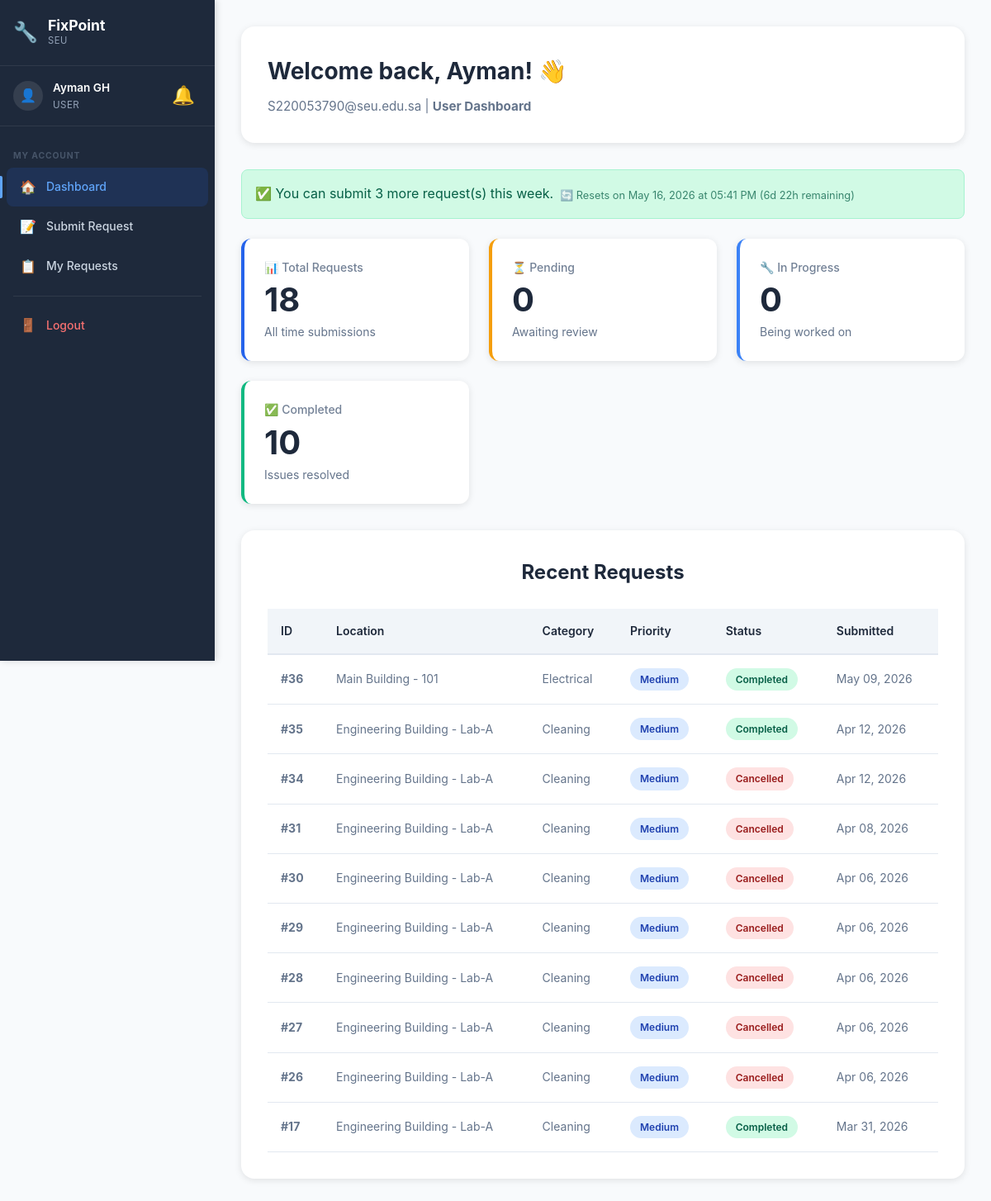
Screenshot of /user/dashboard.php (signed in) with the database file from the repository.
### tables this page shows
CREATE TABLE `maintenancerequest` (
  `RequestID` int(11) NOT NULL,
  `UserID` int(11) NOT NULL,
  `LocationID` int(11) NOT NULL,
  `CategoryID` int(11) NOT NULL,
  `PriorityID` int(11) NOT NULL,
  `StatusID` int(11) NOT NULL DEFAULT 1,
  `Title` varchar(200) NOT NULL,
  `Description` text NOT NULL,
  `SubmittedAt` timestamp NOT NULL DEFAULT current_timestamp(),
  `UpdatedAt` timestamp NOT NULL DEFAULT current_timestamp() ON UPDATE current_timestamp(),
  `CompletedAt` timestamp NULL DEFAULT NULL
);

CREATE TABLE `location` (
  `LocationID` int(11) NOT NULL,
  `BuildingName` varchar(100) NOT NULL,
  `FloorNumber` varchar(20) DEFAULT NULL,
  `RoomNumber` varchar(50) DEFAULT NULL,
  `Description` text DEFAULT NULL
);

CREATE TABLE `category` (
  `CategoryID` int(11) NOT NULL,
  `CategoryName` varchar(100) NOT NULL,
  `Description` text DEFAULT NULL
);

CREATE TABLE `priority` (
  `PriorityID` int(11) NOT NULL,
  `PriorityLevel` varchar(50) NOT NULL,
  `Description` text DEFAULT NULL
);

CREATE TABLE `status` (
  `StatusID` int(11) NOT NULL,
  `StatusName` varchar(50) NOT NULL,
  `Description` text DEFAULT NULL
);

### config/helpers.php (called while the page is built, shortened)
<?php
function checkRequestLimits($conn, $user_id) {
    $reset_check = $conn->prepare("SELECT LastResetAt, MaxRequestsPerWeek FROM user WHERE UserID = ?");
    $reset_check->bind_param("i", $user_id);
    $reset_check->execute();
    $reset_data = $reset_check->get_result()->fetch_assoc();
    if ($reset_data) {
        $last_reset = $reset_data['LastResetAt'];
        if ($last_reset) {
            $reset_time = strtotime($last_reset);
            $next_reset_time = $reset_time + (7 * 24 * 60 * 60);
        } else {
            $do_reset = $conn->prepare("UPDATE user SET LastResetAt = NOW() WHERE UserID = ?");
            $do_reset->bind_param("i", $user_id);
            $do_reset->execute();
        }
    }
    $sql = "SELECT
                u.UserID,
                u.MaxRequestsPerWeek,
                u.LastResetAt,
                COUNT(CASE
                    WHEN mr.SubmittedAt > COALESCE(u.LastResetAt, DATE_SUB(NOW(), INTERVAL 7 DAY))
                    AND mr.StatusID != 6
                    THEN 1
                END) AS RequestsThisWeek
            FROM user u
            LEFT JOIN maintenancerequest mr ON u.UserID = mr.UserID
            WHERE u.UserID = ?
            GROUP BY u.UserID";
    $stmt = $conn->prepare($sql);
    $stmt->bind_param("i", $user_id);
    $stmt->execute();
    $result = $stmt->get_result();
    $data = $result->fetch_assoc();
    $week_count = (int)$data['RequestsThisWeek'];
    $week_limit = (int)$data['MaxRequestsPerWeek'];
    $last_reset = $data['LastResetAt'];
    $can_submit = $week_count < $week_limit;
    $week_remaining = max(0, $week_limit - $week_count);
    $next_reset_ts = null;
    $next_reset = null;
    if ($last_reset) {
        $next_reset_ts = strtotime($last_reset) + (7 * 24 * 60 * 60);
        $next_reset = date('M d, Y \a\t h:i A', $next_reset_ts);
    }
    if (!$can_submit) {
        $message = "You have reached your weekly limit of {$week_limit} requests.";
    } else {
        $message = "You can submit {$week_remaining} more request(s) this week.";
    }
    return [
        'can_submit'     => $can_submit,
        'week_count'     => $week_count,
        'week_remaining' => $week_remaining,
        'message'        => $message,
        'next_reset_ts'  => $next_reset_ts,
        'next_reset'     => $next_reset,
        'week_limit'     => $week_limit
    ];
}
function getUserRequestStats($conn, $user_id) {
    $sql = "SELECT
                s.StatusName,
                COUNT(*) as Count
            FROM maintenancerequest mr
            JOIN status s ON mr.StatusID = s.StatusID
            WHERE mr.UserID = ?
            GROUP BY s.StatusName";
    $stmt = $conn->prepare($sql);
    $stmt->bind_param("i", $user_id);
    $stmt->execute();
    $result = $stmt->get_result();
    $stats = [
        'Total'       => 0,
        'Pending'     => 0,
        'Reviewed'    => 0,
        'Assigned'    => 0,
        'In Progress' => 0,
        'Completed'   => 0,
        'Cancelled'   => 0
    ];
    while ($row = $result->fetch_assoc()) {
        $stats[$row['StatusName']] = (int)$row['Count'];
        $stats['Total'] += (int)$row['Count'];
    }
    return $stats;
}
function formatDate($date, $format = 'M d, Y H:i') {
    return date($format, strtotime($date));
}
function e($string) {
    return htmlspecialchars($string, ENT_QUOTES, 'UTF-8');
}
function getStatusBadgeClass($status_name) {
    $classes = [
        'Pending'     => 'status-pending',
        'Reviewed'    => 'status-reviewed',
        'Assigned'    => 'status-assigned',
        'In Progress' => 'status-in-progress',
        'Completed'   => 'status-completed',
        'Cancelled'   => 'status-cancelled'
    ];
    return $classes[$status_name] ?? 'status-default';
}
function getPriorityBadgeClass($priority_level) {
    $classes = [
        'Low'      => 'priority-low',
        'Medium'   => 'priority-medium',
        'High'     => 'priority-high',
        'Critical' => 'priority-critical'
    ];
    return $classes[$priority_level] ?? 'priority-default';
}
?>

### user/dashboard.php (the view, shortened to what this page needs)
<?php
require_once __DIR__ . '/../config/database.php';
require_once __DIR__ . '/../config/helpers.php';
$user_id = $_SESSION['user_id'];
$user_name = $_SESSION['name'];
$user_email = $_SESSION['email'];
$limit_info = checkRequestLimits($conn, $user_id);
$reset_label = '';
if (isset($limit_info['next_reset_ts'])) {
    $diff = $limit_info['next_reset_ts'] - time();
    if ($diff > 0) {
        $days  = floor($diff / 86400);
        $hours = floor(($diff % 86400) / 3600);
        $mins  = floor(($diff % 3600) / 60);
        if ($days > 0)      $countdown = "{$days}d {$hours}h";
        elseif ($hours > 0) $countdown = "{$hours}h {$mins}m";
        else                $countdown = "{$mins} min";
        $reset_label = "Resets on {$limit_info['next_reset']} ({$countdown} remaining)";
    }
}
$stats = getUserRequestStats($conn, $user_id);
$sql = "SELECT
            mr.RequestID,
            mr.Title,
            mr.Description,
            mr.SubmittedAt,
            l.BuildingName,
            l.RoomNumber,
            c.CategoryName,
            p.PriorityLevel,
            s.StatusName
        FROM maintenancerequest mr
        JOIN location l ON mr.LocationID = l.LocationID
        JOIN category c ON mr.CategoryID = c.CategoryID
        JOIN priority p ON mr.PriorityID = p.PriorityID
        JOIN status s ON mr.StatusID = s.StatusID
        WHERE mr.UserID = ?
        ORDER BY mr.SubmittedAt DESC
        LIMIT 10";
$stmt = $conn->prepare($sql);
$stmt->bind_param("i", $user_id);
$stmt->execute();
$requests = $stmt->get_result()->fetch_all(MYSQLI_ASSOC);
$current_page = 'dashboard';
?>
<!DOCTYPE html>
<html lang="en">
<head>
    <link rel="stylesheet" href="../assets/css/style.css">
    <link rel="stylesheet" href="../assets/css/dashboard.css">
    <link rel="stylesheet" href="../assets/css/sidebar.css">
</head>
<body class="has-sidebar">
        <aside class="sidebar" id="sidebar">
        <div class="sidebar-header">
            <div class="sidebar-logo">
                <span class="sidebar-logo-icon">🔧</span>
                <div>
                    <span class="sidebar-logo-text">FixPoint</span>
                    <span class="sidebar-logo-sub">SEU</span>
                </div>
            </div>
        </div>
        <div class="sidebar-user">
            <div class="sidebar-avatar">👤</div>
            <div class="sidebar-user-info">
                <span class="sidebar-user-name"><?php echo e($_SESSION['name']); ?></span>
                <span class="sidebar-user-role">User</span>
            </div>
            <?php include __DIR__ . '/../includes/notification-bell.php'; ?>
        </div>
        <nav class="sidebar-nav">
            <div class="sidebar-section-label">My Account</div>
            <a href="dashboard.php" class="sidebar-link <?php echo $current_page === 'dashboard' ? 'active' : ''; ?>">
                <span class="sidebar-icon">🏠</span><span>Dashboard</span>
            </a>
            <a href="submit-request.php" class="sidebar-link <?php echo $current_page === 'submit-request' ? 'active' : ''; ?>">
                <span class="sidebar-icon">📝</span><span>Submit Request</span>
            </a>
            <a href="my-requests.php" class="sidebar-link <?php echo $current_page === 'my-requests' ? 'active' : ''; ?>">
                <span class="sidebar-icon">📋</span><span>My Requests</span>
            </a>
            <div class="sidebar-divider"></div>
            <a href="../auth/logout.php" class="sidebar-link sidebar-logout">
                <span class="sidebar-icon">🚪</span><span>Logout</span>
            </a>
        </nav>
    </aside>
    <div class="main-content">
            <div class="topbar-notif"><?php include __DIR__ . '/../includes/notification-bell.php'; ?></div>
    <div class="dashboard">
        <div class="dashboard-container">
            <div class="dashboard-header">
                <h1 class="welcome-text">Welcome back, <?php echo e(explode(' ', $user_name)[0]); ?>! 👋</h1>
                <p class="user-info">
                    <?php echo e($user_email); ?> |
                    <strong>User Dashboard</strong>
                </p>
            </div>
            <?php if (!$limit_info['can_submit']): ?>
                <div class="limit-alert danger">
                    ⚠️ <strong>Request Limit Reached:</strong> <?php echo e($limit_info['message']); ?>
                    <?php if ($reset_label): ?>
                        <div style="margin-top:0.4rem; font-size:0.85rem;">🕐 <?php echo e($reset_label); ?></div>
                    <?php endif; ?>
                </div>
            <?php else: ?>
                <div class="limit-alert success">
                    ✅ <?php echo e($limit_info['message']); ?>
                    <?php if ($reset_label): ?>
                        <div style="margin-top:0.25rem; font-size:0.8rem; opacity:0.75;">🔄 <?php echo e($reset_label); ?></div>
                    <?php endif; ?>
                </div>
            <?php endif; ?>
            <div class="stats-grid">
                <div class="stat-card">
                    <div class="stat-label">📊 Total Requests</div>
                    <div class="stat-value"><?php echo $stats['Total']; ?></div>
                    <div class="stat-info">All time submissions</div>
                </div>
                <div class="stat-card warning">
                    <div class="stat-label">⏳ Pending</div>
                    <div class="stat-value"><?php echo $stats['Pending']; ?></div>
                    <div class="stat-info">Awaiting review</div>
                </div>
                <div class="stat-card info">
                    <div class="stat-label">🔧 In Progress</div>
                    <div class="stat-value"><?php echo $stats['In Progress']; ?></div>
                    <div class="stat-info">Being worked on</div>
                </div>
                <div class="stat-card success">
                    <div class="stat-label">✅ Completed</div>
                    <div class="stat-value"><?php echo $stats['Completed']; ?></div>
                    <div class="stat-info">Issues resolved</div>
                </div>
            </div>
            <div class="requests-section">
                <h2 class="section-title">Recent Requests</h2>
                <?php if (count($requests) > 0): ?>
                    <div style="overflow-x: auto;">
                        <table class="requests-table">
                            <thead>
                                <tr>
                                    <th>ID</th>
                                    <th>Location</th>
                                    <th>Category</th>
                                    <th>Priority</th>
                                    <th>Status</th>
                                    <th>Submitted</th>
                                </tr>
                            </thead>
                            <tbody>
                                <?php foreach ($requests as $req): ?>
                                    <tr>
                                        <td><strong>#<?php echo $req['RequestID']; ?></strong></td>
                                        <td><?php echo e($req['BuildingName'] . ' - ' . $req['RoomNumber']); ?></td>
                                        <td><?php echo e($req['CategoryName']); ?></td>
                                        <td>
                                            <span class="priority-badge <?php echo getPriorityBadgeClass($req['PriorityLevel']); ?>">
                                                <?php echo e($req['PriorityLevel']); ?>
                                            </span>
                                        </td>
                                        <td>
                                            <span class="status-badge <?php echo getStatusBadgeClass($req['StatusName']); ?>">
                                                <?php echo e($req['StatusName']); ?>
                                            </span>
                                        </td>
                                        <td><?php echo formatDate($req['SubmittedAt'], 'M d, Y'); ?></td>
                                    </tr>
                                <?php endforeach; ?>
                            </tbody>
                        </table>
                    </div>
                <?php endif; ?>
            </div>
        </div>
    </div>
    </div>
</body>
</html>

### rows the page displays
maintenancerequest: RequestID "36", LocationID.RoomNumber "Main Building - 101", CategoryID.CategoryName "Electrical", PriorityID.PriorityLevel "Medium", StatusID.StatusName "Completed", SubmittedAt "May 09, 2026"
maintenancerequest: RequestID "35", LocationID.RoomNumber "Engineering Building - Lab-A", CategoryID.CategoryName "Cleaning", PriorityID.PriorityLevel "Medium", StatusID.StatusName "Completed", SubmittedAt "Apr 12, 2026"
maintenancerequest: RequestID "34", LocationID.RoomNumber "Engineering Building - Lab-A", CategoryID.CategoryName "Cleaning", PriorityID.PriorityLevel "Medium", StatusID.StatusName "Cancelled", SubmittedAt "Apr 12, 2026"
maintenancerequest: RequestID "31", LocationID.RoomNumber "Engineering Building - Lab-A", CategoryID.CategoryName "Cleaning", PriorityID.PriorityLevel "Medium", StatusID.StatusName "Cancelled", SubmittedAt "Apr 08, 2026"
maintenancerequest: RequestID "30", LocationID.RoomNumber "Engineering Building - Lab-A", CategoryID.CategoryName "Cleaning", PriorityID.PriorityLevel "Medium", StatusID.StatusName "Cancelled", SubmittedAt "Apr 06, 2026"
maintenancerequest: RequestID "29", LocationID.RoomNumber "Engineering Building - Lab-A", CategoryID.CategoryName "Cleaning", PriorityID.PriorityLevel "Medium", StatusID.StatusName "Cancelled", SubmittedAt "Apr 06, 2026"
maintenancerequest: RequestID "28", LocationID.RoomNumber "Engineering Building - Lab-A", CategoryID.CategoryName "Cleaning", PriorityID.PriorityLevel "Medium", StatusID.StatusName "Cancelled", SubmittedAt "Apr 06, 2026"
maintenancerequest: RequestID "27", LocationID.RoomNumber "Engineering Building - Lab-A", CategoryID.CategoryName "Cleaning", PriorityID.PriorityLevel "Medium", StatusID.StatusName "Cancelled", SubmittedAt "Apr 06, 2026"
maintenancerequest: RequestID "26", LocationID.RoomNumber "Engineering Building - Lab-A", CategoryID.CategoryName "Cleaning", PriorityID.PriorityLevel "Medium", StatusID.StatusName "Cancelled", SubmittedAt "Apr 06, 2026"
maintenancerequest: RequestID "17", LocationID.RoomNumber "Engineering Building - Lab-A", CategoryID.CategoryName "Cleaning", PriorityID.PriorityLevel "Medium", StatusID.StatusName "Completed", SubmittedAt "Mar 31, 2026"

### other values shown
$_SESSION['name'] "Ayman GH"
explode(' ', $user_name)[0] "Ayman"
$user_email "S220053790@seu.edu.sa"
$limit_info['message'] "You can submit 3 more request(s) this week."
$reset_label "Resets on May 16, 2026 at 05:41 PM (6d 22h remaining)"
$stats['Total'] "18"
$stats['Pending'] "0"
$stats['In Progress'] "0"
$stats['Completed'] "10"
